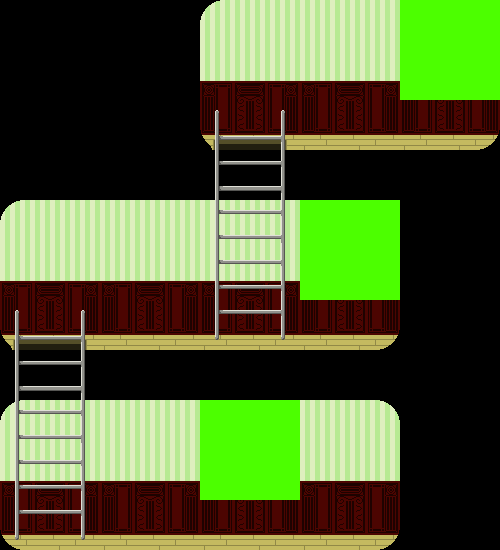

Tiled map render using the project's own tile images. Description and the whole map definition, tile-layer contents included, below:
An orthogonal 10x11 tile map with 50x50 px tiles, 3 tile layers (Tile Layer 1, Tile Layer 2, Tile Layer 3), 3 tilesets and 5 objects.

<map version="1.0" orientation="orthogonal" renderorder="right-down" width="10" height="11" tilewidth="50" tileheight="50" nextobjectid="6">
 <tileset firstgid="1" name="BackGround" tilewidth="50" tileheight="50" tilecount="18" columns="6">
  <image source="BackGround.png" width="300" height="150" />
 </tileset>
 <tileset firstgid="19" name="ladder" tilewidth="50" tileheight="50" tilecount="10" columns="2">
  <image source="ladder.png" width="100" height="250" />
 </tileset>
 <tileset firstgid="29" name="Interactable" tilewidth="50" tileheight="50" tilecount="4" columns="2">
  <image source="Interactable.png" width="100" height="100" />
 </tileset>
 <layer name="Tile Layer 1" width="10" height="11">
  <data encoding="csv">
0,0,0,0,1,2,3,4,5,6,
0,0,0,0,7,8,9,10,11,12,
0,0,0,0,13,14,15,16,17,18,
0,0,0,0,0,0,0,0,0,0,
1,2,3,4,3,4,5,6,0,0,
7,8,9,10,9,10,11,12,0,0,
13,14,15,16,15,16,17,18,0,0,
0,0,0,0,0,0,0,0,0,0,
1,2,3,4,3,4,5,6,0,0,
7,8,9,10,9,10,11,12,0,0,
13,14,15,16,15,16,17,18,0,0
</data>
 </layer>
 <layer name="Tile Layer 2" width="10" height="11">
  <data encoding="csv">
0,0,0,0,0,0,0,0,0,0,
0,0,0,0,0,0,0,0,0,0,
0,0,0,0,19,20,0,0,0,0,
0,0,0,0,21,22,0,0,0,0,
0,0,0,0,23,24,0,0,0,0,
0,0,0,0,25,26,0,0,0,0,
19,20,0,0,27,28,0,0,0,0,
21,22,0,0,0,0,0,0,0,0,
23,24,0,0,0,0,0,0,0,0,
25,26,0,0,0,0,0,0,0,0,
27,28,0,0,0,0,0,0,0,0
</data>
 </layer>
 <objectgroup name="Object Layer 1">
  <object id="1" x="200" y="135" width="300" height="15" />
  <object id="2" x="0" y="335" width="400" height="18" />
  <object id="3" x="0" y="535" width="400" height="15" />
 </objectgroup>
 <objectgroup name="Object Layer 2">
  <object id="4" x="225" y="110" width="50" height="225" />
  <object id="5" x="25" y="310" width="50" height="225" />
 </objectgroup>
 <layer name="Tile Layer 3" width="10" height="11">
  <data encoding="csv">
0,0,0,0,0,0,0,0,29,30,
0,0,0,0,0,0,0,0,31,32,
0,0,0,0,0,0,0,0,0,0,
0,0,0,0,0,0,0,0,0,0,
0,0,0,0,0,0,29,30,0,0,
0,0,0,0,0,0,31,32,0,0,
0,0,0,0,0,0,0,0,0,0,
0,0,0,0,0,0,0,0,0,0,
0,0,0,0,29,30,0,0,0,0,
0,0,0,0,31,32,0,0,0,0,
0,0,0,0,0,0,0,0,0,0
</data>
 </layer>
</map>
